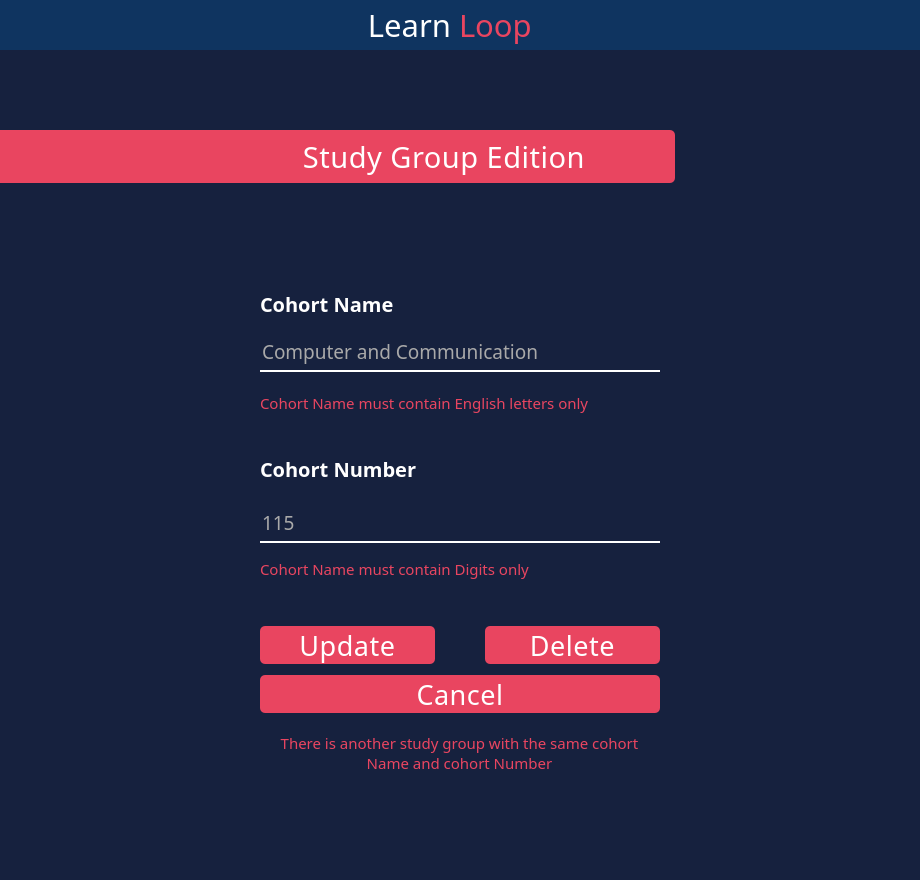
<?xml version="1.0" encoding="UTF-8"?>
<ui version="4.0">
 <class>MainWindow</class>
 <widget class="QMainWindow" name="MainWindow">
  <property name="geometry">
   <rect>
    <x>0</x>
    <y>0</y>
    <width>920</width>
    <height>880</height>
   </rect>
  </property>
  <property name="minimumSize">
   <size>
    <width>920</width>
    <height>880</height>
   </size>
  </property>
  <property name="windowTitle">
   <string>MainWindow</string>
  </property>
  <property name="styleSheet">
   <string notr="true">background: #16213E;
</string>
  </property>
  <widget class="QWidget" name="centralwidget">
   <layout class="QVBoxLayout" name="verticalLayout">
    <property name="spacing">
     <number>0</number>
    </property>
    <property name="leftMargin">
     <number>0</number>
    </property>
    <property name="topMargin">
     <number>0</number>
    </property>
    <property name="rightMargin">
     <number>0</number>
    </property>
    <property name="bottomMargin">
     <number>0</number>
    </property>
    <item>
     <widget class="QFrame" name="header">
      <property name="minimumSize">
       <size>
        <width>0</width>
        <height>50</height>
       </size>
      </property>
      <property name="maximumSize">
       <size>
        <width>16777215</width>
        <height>50</height>
       </size>
      </property>
      <property name="styleSheet">
       <string notr="true">background: #0F3460</string>
      </property>
      <layout class="QHBoxLayout" name="horizontalLayout">
       <property name="spacing">
        <number>0</number>
       </property>
       <property name="leftMargin">
        <number>10</number>
       </property>
       <property name="topMargin">
        <number>0</number>
       </property>
       <property name="rightMargin">
        <number>20</number>
       </property>
       <property name="bottomMargin">
        <number>0</number>
       </property>
       <item alignment="Qt::AlignLeft">
        <widget class="QFrame" name="ControlButtons">
         <layout class="QHBoxLayout" name="horizontalLayout_6">
          <property name="spacing">
           <number>15</number>
          </property>
          <property name="leftMargin">
           <number>0</number>
          </property>
          <property name="topMargin">
           <number>0</number>
          </property>
          <property name="rightMargin">
           <number>0</number>
          </property>
          <property name="bottomMargin">
           <number>0</number>
          </property>
          <item>
           <widget class="QPushButton" name="close">
            <property name="minimumSize">
             <size>
              <width>20</width>
              <height>26</height>
             </size>
            </property>
            <property name="maximumSize">
             <size>
              <width>26</width>
              <height>26</height>
             </size>
            </property>
            <property name="cursor">
             <cursorShape>PointingHandCursor</cursorShape>
            </property>
            <property name="styleSheet">
             <string notr="true">QPushButton::hover{
	background-color: #E94560;
	border-radius: 12px;
}</string>
            </property>
            <property name="text">
             <string/>
            </property>
            <property name="icon">
             <iconset>
              <normaloff>:/Controles/Images/close.png</normaloff>:/Controles/Images/close.png</iconset>
            </property>
            <property name="iconSize">
             <size>
              <width>12</width>
              <height>14</height>
             </size>
            </property>
            <property name="shortcut">
             <string>Ctrl+F4</string>
            </property>
            <property name="flat">
             <bool>true</bool>
            </property>
           </widget>
          </item>
          <item>
           <widget class="QPushButton" name="expand">
            <property name="minimumSize">
             <size>
              <width>26</width>
              <height>26</height>
             </size>
            </property>
            <property name="maximumSize">
             <size>
              <width>26</width>
              <height>26</height>
             </size>
            </property>
            <property name="cursor">
             <cursorShape>PointingHandCursor</cursorShape>
            </property>
            <property name="styleSheet">
             <string notr="true">QPushButton::hover{
	background-color: #E94560;
	border-radius: 12px;
}</string>
            </property>
            <property name="text">
             <string/>
            </property>
            <property name="icon">
             <iconset>
              <normaloff>:/Controles/Images/expand-arrows.png</normaloff>:/Controles/Images/expand-arrows.png</iconset>
            </property>
            <property name="iconSize">
             <size>
              <width>20</width>
              <height>25</height>
             </size>
            </property>
            <property name="shortcut">
             <string>Ctrl+E</string>
            </property>
            <property name="flat">
             <bool>true</bool>
            </property>
           </widget>
          </item>
          <item>
           <widget class="QPushButton" name="minimize">
            <property name="minimumSize">
             <size>
              <width>26</width>
              <height>26</height>
             </size>
            </property>
            <property name="maximumSize">
             <size>
              <width>26</width>
              <height>26</height>
             </size>
            </property>
            <property name="cursor">
             <cursorShape>PointingHandCursor</cursorShape>
            </property>
            <property name="styleSheet">
             <string notr="true">QPushButton::hover{
	background-color: #E94560;
	border-radius: 12px;
}</string>
            </property>
            <property name="text">
             <string/>
            </property>
            <property name="icon">
             <iconset>
              <normaloff>:/Controles/Images/minimize-sign.png</normaloff>:/Controles/Images/minimize-sign.png</iconset>
            </property>
            <property name="iconSize">
             <size>
              <width>13</width>
              <height>16</height>
             </size>
            </property>
            <property name="shortcut">
             <string>Ctrl+M</string>
            </property>
            <property name="flat">
             <bool>true</bool>
            </property>
           </widget>
          </item>
         </layout>
        </widget>
       </item>
       <item>
        <widget class="QFrame" name="Logo">
         <property name="maximumSize">
          <size>
           <width>16777215</width>
           <height>16777215</height>
          </size>
         </property>
         <layout class="QHBoxLayout" name="horizontalLayout_2">
          <property name="spacing">
           <number>8</number>
          </property>
          <property name="leftMargin">
           <number>0</number>
          </property>
          <property name="topMargin">
           <number>0</number>
          </property>
          <property name="rightMargin">
           <number>0</number>
          </property>
          <property name="bottomMargin">
           <number>0</number>
          </property>
          <item>
           <widget class="QLabel" name="Learn">
            <property name="font">
             <font>
              <family>Tw Cen MT Condensed Extra Bold</family>
              <pointsize>23</pointsize>
              <weight>50</weight>
              <italic>false</italic>
              <bold>false</bold>
             </font>
            </property>
            <property name="styleSheet">
             <string notr="true">color: white;
</string>
            </property>
            <property name="text">
             <string>Learn</string>
            </property>
            <property name="alignment">
             <set>Qt::AlignRight|Qt::AlignTrailing|Qt::AlignVCenter</set>
            </property>
            <property name="wordWrap">
             <bool>false</bool>
            </property>
           </widget>
          </item>
          <item>
           <widget class="QLabel" name="Loop">
            <property name="font">
             <font>
              <family>Tw Cen MT Condensed Extra Bold</family>
              <pointsize>23</pointsize>
              <weight>50</weight>
              <italic>false</italic>
              <bold>false</bold>
             </font>
            </property>
            <property name="styleSheet">
             <string notr="true">color: #E94560;
</string>
            </property>
            <property name="text">
             <string>Loop</string>
            </property>
           </widget>
          </item>
         </layout>
        </widget>
       </item>
       <item alignment="Qt::AlignRight">
        <widget class="QFrame" name="ProfilePhotoAndSettings">
         <property name="maximumSize">
          <size>
           <width>16777215</width>
           <height>16777215</height>
          </size>
         </property>
         <layout class="QHBoxLayout" name="horizontalLayout_4">
          <property name="spacing">
           <number>20</number>
          </property>
          <property name="leftMargin">
           <number>0</number>
          </property>
          <property name="topMargin">
           <number>0</number>
          </property>
          <property name="rightMargin">
           <number>0</number>
          </property>
          <property name="bottomMargin">
           <number>0</number>
          </property>
         </layout>
        </widget>
       </item>
      </layout>
     </widget>
    </item>
    <item>
     <widget class="QFrame" name="mainPage">
      <property name="maximumSize">
       <size>
        <width>16777215</width>
        <height>16777215</height>
       </size>
      </property>
      <property name="styleSheet">
       <string notr="true">border: none;</string>
      </property>
      <property name="frameShape">
       <enum>QFrame::StyledPanel</enum>
      </property>
      <property name="frameShadow">
       <enum>QFrame::Raised</enum>
      </property>
      <layout class="QVBoxLayout" name="verticalLayout_9">
       <property name="spacing">
        <number>10</number>
       </property>
       <property name="leftMargin">
        <number>0</number>
       </property>
       <property name="topMargin">
        <number>80</number>
       </property>
       <property name="rightMargin">
        <number>0</number>
       </property>
       <property name="bottomMargin">
        <number>0</number>
       </property>
       <item alignment="Qt::AlignLeft">
        <widget class="QFrame" name="SecondHeader">
         <property name="maximumSize">
          <size>
           <width>16777215</width>
           <height>53</height>
          </size>
         </property>
         <property name="frameShape">
          <enum>QFrame::StyledPanel</enum>
         </property>
         <property name="frameShadow">
          <enum>QFrame::Raised</enum>
         </property>
         <layout class="QHBoxLayout" name="horizontalLayout_13">
          <property name="spacing">
           <number>0</number>
          </property>
          <property name="leftMargin">
           <number>0</number>
          </property>
          <property name="topMargin">
           <number>0</number>
          </property>
          <property name="rightMargin">
           <number>0</number>
          </property>
          <property name="bottomMargin">
           <number>0</number>
          </property>
          <item>
           <widget class="QFrame" name="logo_2">
            <property name="minimumSize">
             <size>
              <width>675</width>
              <height>53</height>
             </size>
            </property>
            <property name="maximumSize">
             <size>
              <width>16777215</width>
              <height>53</height>
             </size>
            </property>
            <property name="sizeIncrement">
             <size>
              <width>0</width>
              <height>0</height>
             </size>
            </property>
            <property name="baseSize">
             <size>
              <width>0</width>
              <height>0</height>
             </size>
            </property>
            <property name="styleSheet">
             <string notr="true">  border-top-right-radius: 5px;
  border-bottom-right-radius: 5px;background: #E94560</string>
            </property>
            <property name="frameShape">
             <enum>QFrame::StyledPanel</enum>
            </property>
            <property name="frameShadow">
             <enum>QFrame::Raised</enum>
            </property>
            <layout class="QVBoxLayout" name="verticalLayout_16">
             <property name="spacing">
              <number>0</number>
             </property>
             <property name="leftMargin">
              <number>0</number>
             </property>
             <property name="topMargin">
              <number>0</number>
             </property>
             <property name="rightMargin">
              <number>90</number>
             </property>
             <property name="bottomMargin">
              <number>0</number>
             </property>
             <item alignment="Qt::AlignRight">
              <widget class="QLabel" name="label_14">
               <property name="minimumSize">
                <size>
                 <width>433</width>
                 <height>34</height>
                </size>
               </property>
               <property name="maximumSize">
                <size>
                 <width>433</width>
                 <height>37</height>
                </size>
               </property>
               <property name="font">
                <font>
                 <family>Bahnschrift Condensed</family>
                 <pointsize>22</pointsize>
                 <weight>50</weight>
                 <bold>false</bold>
                </font>
               </property>
               <property name="styleSheet">
                <string notr="true">color: #FFFFFF;
letter-spacing: 0.5px;
</string>
               </property>
               <property name="text">
                <string>Study Group Edition</string>
               </property>
               <property name="alignment">
                <set>Qt::AlignRight|Qt::AlignTrailing|Qt::AlignVCenter</set>
               </property>
              </widget>
             </item>
            </layout>
           </widget>
          </item>
         </layout>
        </widget>
       </item>
       <item>
        <widget class="QFrame" name="page">
         <property name="minimumSize">
          <size>
           <width>0</width>
           <height>0</height>
          </size>
         </property>
         <property name="maximumSize">
          <size>
           <width>16777215</width>
           <height>16777215</height>
          </size>
         </property>
         <property name="sizeIncrement">
          <size>
           <width>2</width>
           <height>0</height>
          </size>
         </property>
         <property name="styleSheet">
          <string notr="true"/>
         </property>
         <property name="frameShape">
          <enum>QFrame::StyledPanel</enum>
         </property>
         <property name="frameShadow">
          <enum>QFrame::Raised</enum>
         </property>
         <layout class="QVBoxLayout" name="verticalLayout_10">
          <property name="spacing">
           <number>10</number>
          </property>
          <property name="leftMargin">
           <number>0</number>
          </property>
          <property name="topMargin">
           <number>0</number>
          </property>
          <property name="rightMargin">
           <number>0</number>
          </property>
          <property name="bottomMargin">
           <number>0</number>
          </property>
          <item>
           <spacer name="verticalSpacer">
            <property name="orientation">
             <enum>Qt::Vertical</enum>
            </property>
            <property name="sizeHint" stdset="0">
             <size>
              <width>20</width>
              <height>40</height>
             </size>
            </property>
           </spacer>
          </item>
          <item alignment="Qt::AlignHCenter">
           <widget class="QFrame" name="phone_ID_2">
            <property name="minimumSize">
             <size>
              <width>0</width>
              <height>150</height>
             </size>
            </property>
            <property name="maximumSize">
             <size>
              <width>16777215</width>
              <height>150</height>
             </size>
            </property>
            <property name="styleSheet">
             <string notr="true"/>
            </property>
            <property name="frameShape">
             <enum>QFrame::StyledPanel</enum>
            </property>
            <property name="frameShadow">
             <enum>QFrame::Raised</enum>
            </property>
            <property name="lineWidth">
             <number>1</number>
            </property>
            <layout class="QVBoxLayout" name="verticalLayout_6">
             <property name="spacing">
              <number>0</number>
             </property>
             <property name="leftMargin">
              <number>0</number>
             </property>
             <property name="topMargin">
              <number>0</number>
             </property>
             <property name="rightMargin">
              <number>0</number>
             </property>
             <property name="bottomMargin">
              <number>0</number>
             </property>
             <item>
              <widget class="QFrame" name="phonenum_2">
               <property name="minimumSize">
                <size>
                 <width>400</width>
                 <height>150</height>
                </size>
               </property>
               <property name="maximumSize">
                <size>
                 <width>400</width>
                 <height>150</height>
                </size>
               </property>
               <property name="styleSheet">
                <string notr="true"/>
               </property>
               <property name="frameShape">
                <enum>QFrame::StyledPanel</enum>
               </property>
               <property name="frameShadow">
                <enum>QFrame::Raised</enum>
               </property>
               <layout class="QVBoxLayout" name="verticalLayout_7">
                <property name="spacing">
                 <number>0</number>
                </property>
                <property name="leftMargin">
                 <number>0</number>
                </property>
                <property name="topMargin">
                 <number>0</number>
                </property>
                <property name="rightMargin">
                 <number>0</number>
                </property>
                <property name="bottomMargin">
                 <number>0</number>
                </property>
                <item>
                 <widget class="QLabel" name="label_4">
                  <property name="minimumSize">
                   <size>
                    <width>144</width>
                    <height>25</height>
                   </size>
                  </property>
                  <property name="maximumSize">
                   <size>
                    <width>16777215</width>
                    <height>25</height>
                   </size>
                  </property>
                  <property name="font">
                   <font>
                    <family>Bahnschrift SemiBold</family>
                    <pointsize>15</pointsize>
                    <weight>75</weight>
                    <italic>false</italic>
                    <bold>true</bold>
                   </font>
                  </property>
                  <property name="styleSheet">
                   <string notr="true">
color: #FFFFFF</string>
                  </property>
                  <property name="text">
                   <string>Cohort Name</string>
                  </property>
                 </widget>
                </item>
                <item>
                 <widget class="QLineEdit" name="lineEdit_6">
                  <property name="minimumSize">
                   <size>
                    <width>243</width>
                    <height>50</height>
                   </size>
                  </property>
                  <property name="maximumSize">
                   <size>
                    <width>16777215</width>
                    <height>16777215</height>
                   </size>
                  </property>
                  <property name="font">
                   <font>
                    <family>Bahnschrift Light SemiCondensed</family>
                    <pointsize>14</pointsize>
                   </font>
                  </property>
                  <property name="styleSheet">
                   <string notr="true"> border-width: 2px; border-style: solid; border-color:white;border-top-style:none;
border-left-style:none; border-right-style:none;
color: #A9A9A9;
margin-top: 10px;
</string>
                  </property>
                  <property name="text">
                   <string>Computer and Communication </string>
                  </property>
                  <property name="alignment">
                   <set>Qt::AlignLeading|Qt::AlignLeft|Qt::AlignVCenter</set>
                  </property>
                  <property name="placeholderText">
                   <string>Computer and Communication </string>
                  </property>
                 </widget>
                </item>
                <item>
                 <widget class="QLabel" name="label_8">
                  <property name="minimumSize">
                   <size>
                    <width>395</width>
                    <height>50</height>
                   </size>
                  </property>
                  <property name="maximumSize">
                   <size>
                    <width>395</width>
                    <height>50</height>
                   </size>
                  </property>
                  <property name="font">
                   <font>
                    <family>Bahnschrift SemiLight</family>
                    <pointsize>11</pointsize>
                    <weight>50</weight>
                    <bold>false</bold>
                   </font>
                  </property>
                  <property name="styleSheet">
                   <string notr="true">
color: #E94560;</string>
                  </property>
                  <property name="text">
                   <string>Cohort Name must contain English letters only </string>
                  </property>
                  <property name="wordWrap">
                   <bool>true</bool>
                  </property>
                 </widget>
                </item>
               </layout>
              </widget>
             </item>
            </layout>
           </widget>
          </item>
          <item alignment="Qt::AlignHCenter">
           <widget class="QFrame" name="frame_11">
            <property name="minimumSize">
             <size>
              <width>0</width>
              <height>150</height>
             </size>
            </property>
            <property name="maximumSize">
             <size>
              <width>16777215</width>
              <height>150</height>
             </size>
            </property>
            <property name="styleSheet">
             <string notr="true"/>
            </property>
            <property name="frameShape">
             <enum>QFrame::StyledPanel</enum>
            </property>
            <property name="frameShadow">
             <enum>QFrame::Raised</enum>
            </property>
            <layout class="QHBoxLayout" name="horizontalLayout_8">
             <property name="spacing">
              <number>0</number>
             </property>
             <property name="leftMargin">
              <number>0</number>
             </property>
             <property name="topMargin">
              <number>0</number>
             </property>
             <property name="rightMargin">
              <number>0</number>
             </property>
             <property name="bottomMargin">
              <number>0</number>
             </property>
             <item alignment="Qt::AlignHCenter">
              <widget class="QFrame" name="DOB_2">
               <property name="minimumSize">
                <size>
                 <width>0</width>
                 <height>150</height>
                </size>
               </property>
               <property name="maximumSize">
                <size>
                 <width>16777215</width>
                 <height>150</height>
                </size>
               </property>
               <property name="styleSheet">
                <string notr="true"/>
               </property>
               <property name="frameShape">
                <enum>QFrame::StyledPanel</enum>
               </property>
               <property name="frameShadow">
                <enum>QFrame::Raised</enum>
               </property>
               <layout class="QVBoxLayout" name="verticalLayout_8">
                <property name="spacing">
                 <number>0</number>
                </property>
                <property name="leftMargin">
                 <number>0</number>
                </property>
                <property name="topMargin">
                 <number>0</number>
                </property>
                <property name="rightMargin">
                 <number>0</number>
                </property>
                <property name="bottomMargin">
                 <number>0</number>
                </property>
                <item>
                 <widget class="QLabel" name="label_11">
                  <property name="minimumSize">
                   <size>
                    <width>386</width>
                    <height>22</height>
                   </size>
                  </property>
                  <property name="maximumSize">
                   <size>
                    <width>200</width>
                    <height>22</height>
                   </size>
                  </property>
                  <property name="font">
                   <font>
                    <family>Bahnschrift SemiBold</family>
                    <pointsize>15</pointsize>
                    <weight>75</weight>
                    <italic>false</italic>
                    <bold>true</bold>
                   </font>
                  </property>
                  <property name="styleSheet">
                   <string notr="true">
color: #FFFFFF;</string>
                  </property>
                  <property name="text">
                   <string>Cohort Number</string>
                  </property>
                 </widget>
                </item>
                <item>
                 <widget class="QLineEdit" name="lineEdit_8">
                  <property name="minimumSize">
                   <size>
                    <width>400</width>
                    <height>50</height>
                   </size>
                  </property>
                  <property name="maximumSize">
                   <size>
                    <width>400</width>
                    <height>50</height>
                   </size>
                  </property>
                  <property name="font">
                   <font>
                    <family>Bahnschrift Light SemiCondensed</family>
                    <pointsize>14</pointsize>
                   </font>
                  </property>
                  <property name="styleSheet">
                   <string notr="true"> border-width: 2px; border-style: solid; border-color:white;border-top-style:none;
border-left-style:none; border-right-style:none;
color: #A9A9A9;
margin-top: 10px;

</string>
                  </property>
                  <property name="text">
                   <string>115</string>
                  </property>
                  <property name="alignment">
                   <set>Qt::AlignLeading|Qt::AlignLeft|Qt::AlignVCenter</set>
                  </property>
                  <property name="placeholderText">
                   <string>115</string>
                  </property>
                 </widget>
                </item>
                <item>
                 <widget class="QLabel" name="label_5">
                  <property name="minimumSize">
                   <size>
                    <width>395</width>
                    <height>25</height>
                   </size>
                  </property>
                  <property name="maximumSize">
                   <size>
                    <width>395</width>
                    <height>25</height>
                   </size>
                  </property>
                  <property name="font">
                   <font>
                    <family>Bahnschrift SemiLight</family>
                    <pointsize>11</pointsize>
                    <weight>50</weight>
                    <bold>false</bold>
                   </font>
                  </property>
                  <property name="styleSheet">
                   <string notr="true">
color: #E94560;</string>
                  </property>
                  <property name="text">
                   <string>Cohort Name must contain Digits only </string>
                  </property>
                 </widget>
                </item>
               </layout>
              </widget>
             </item>
            </layout>
           </widget>
          </item>
          <item alignment="Qt::AlignHCenter">
           <widget class="QFrame" name="frame_10">
            <property name="minimumSize">
             <size>
              <width>0</width>
              <height>60</height>
             </size>
            </property>
            <property name="maximumSize">
             <size>
              <width>16777215</width>
              <height>60</height>
             </size>
            </property>
            <property name="styleSheet">
             <string notr="true"/>
            </property>
            <property name="frameShape">
             <enum>QFrame::StyledPanel</enum>
            </property>
            <property name="frameShadow">
             <enum>QFrame::Raised</enum>
            </property>
            <layout class="QHBoxLayout" name="horizontalLayout_12">
             <property name="spacing">
              <number>50</number>
             </property>
             <property name="leftMargin">
              <number>0</number>
             </property>
             <property name="topMargin">
              <number>20</number>
             </property>
             <property name="rightMargin">
              <number>0</number>
             </property>
             <property name="bottomMargin">
              <number>0</number>
             </property>
             <item>
              <widget class="QPushButton" name="pushButton_4">
               <property name="minimumSize">
                <size>
                 <width>175</width>
                 <height>38</height>
                </size>
               </property>
               <property name="maximumSize">
                <size>
                 <width>175</width>
                 <height>38</height>
                </size>
               </property>
               <property name="font">
                <font>
                 <family>Bahnschrift Condensed</family>
                 <pointsize>20</pointsize>
                 <weight>50</weight>
                 <italic>false</italic>
                 <bold>false</bold>
                </font>
               </property>
               <property name="cursor">
                <cursorShape>PointingHandCursor</cursorShape>
               </property>
               <property name="styleSheet">
                <string notr="true">
letter-spacing: 0.5px;

background: #E94560;
border-radius: 5px;


color: #FFFFFF;
</string>
               </property>
               <property name="text">
                <string>Update</string>
               </property>
              </widget>
             </item>
             <item>
              <widget class="QPushButton" name="pushButton_5">
               <property name="minimumSize">
                <size>
                 <width>175</width>
                 <height>38</height>
                </size>
               </property>
               <property name="maximumSize">
                <size>
                 <width>175</width>
                 <height>38</height>
                </size>
               </property>
               <property name="font">
                <font>
                 <family>Bahnschrift Condensed</family>
                 <pointsize>20</pointsize>
                 <weight>50</weight>
                 <italic>false</italic>
                 <bold>false</bold>
                </font>
               </property>
               <property name="cursor">
                <cursorShape>PointingHandCursor</cursorShape>
               </property>
               <property name="styleSheet">
                <string notr="true">background: #E94560;
border-radius: 5px;
letter-spacing: 0.5px;
color: #FFFFFF;
</string>
               </property>
               <property name="text">
                <string>Delete</string>
               </property>
              </widget>
             </item>
            </layout>
           </widget>
          </item>
          <item alignment="Qt::AlignHCenter">
           <widget class="QPushButton" name="pushButton_6">
            <property name="minimumSize">
             <size>
              <width>400</width>
              <height>38</height>
             </size>
            </property>
            <property name="maximumSize">
             <size>
              <width>400</width>
              <height>38</height>
             </size>
            </property>
            <property name="font">
             <font>
              <family>Bahnschrift Condensed</family>
              <pointsize>20</pointsize>
              <weight>50</weight>
              <bold>false</bold>
             </font>
            </property>
            <property name="cursor">
             <cursorShape>PointingHandCursor</cursorShape>
            </property>
            <property name="styleSheet">
             <string notr="true">letter-spacing: 0.5px;


background: #E94560;
border-radius: 5px;


color: #FFFFFF;
</string>
            </property>
            <property name="text">
             <string>Cancel</string>
            </property>
           </widget>
          </item>
          <item alignment="Qt::AlignHCenter">
           <widget class="QFrame" name="frame_12">
            <property name="minimumSize">
             <size>
              <width>0</width>
              <height>50</height>
             </size>
            </property>
            <property name="maximumSize">
             <size>
              <width>16777215</width>
              <height>50</height>
             </size>
            </property>
            <property name="styleSheet">
             <string notr="true"/>
            </property>
            <property name="frameShape">
             <enum>QFrame::StyledPanel</enum>
            </property>
            <property name="frameShadow">
             <enum>QFrame::Raised</enum>
            </property>
            <layout class="QHBoxLayout" name="horizontalLayout_11">
             <property name="spacing">
              <number>0</number>
             </property>
             <property name="leftMargin">
              <number>0</number>
             </property>
             <property name="topMargin">
              <number>5</number>
             </property>
             <property name="rightMargin">
              <number>0</number>
             </property>
             <property name="bottomMargin">
              <number>0</number>
             </property>
             <item alignment="Qt::AlignHCenter|Qt::AlignTop">
              <widget class="QLabel" name="label_6">
               <property name="minimumSize">
                <size>
                 <width>395</width>
                 <height>50</height>
                </size>
               </property>
               <property name="maximumSize">
                <size>
                 <width>395</width>
                 <height>50</height>
                </size>
               </property>
               <property name="font">
                <font>
                 <family>Bahnschrift SemiLight</family>
                 <pointsize>11</pointsize>
                </font>
               </property>
               <property name="styleSheet">
                <string notr="true">
color: #E94560;</string>
               </property>
               <property name="text">
                <string>There is another study group with the same cohort Name and cohort Number</string>
               </property>
               <property name="alignment">
                <set>Qt::AlignCenter</set>
               </property>
               <property name="wordWrap">
                <bool>true</bool>
               </property>
               <property name="margin">
                <number>0</number>
               </property>
              </widget>
             </item>
            </layout>
           </widget>
          </item>
          <item>
           <spacer name="verticalSpacer_2">
            <property name="orientation">
             <enum>Qt::Vertical</enum>
            </property>
            <property name="sizeHint" stdset="0">
             <size>
              <width>20</width>
              <height>40</height>
             </size>
            </property>
           </spacer>
          </item>
         </layout>
        </widget>
       </item>
      </layout>
     </widget>
    </item>
    <item>
     <widget class="QFrame" name="size_grip">
      <property name="minimumSize">
       <size>
        <width>0</width>
        <height>15</height>
       </size>
      </property>
      <property name="maximumSize">
       <size>
        <width>16777215</width>
        <height>15</height>
       </size>
      </property>
      <property name="styleSheet">
       <string notr="true">border: none;</string>
      </property>
      <property name="frameShape">
       <enum>QFrame::StyledPanel</enum>
      </property>
      <property name="frameShadow">
       <enum>QFrame::Raised</enum>
      </property>
     </widget>
    </item>
   </layout>
  </widget>
 </widget>
 <resources/>
 <connections/>
</ui>
